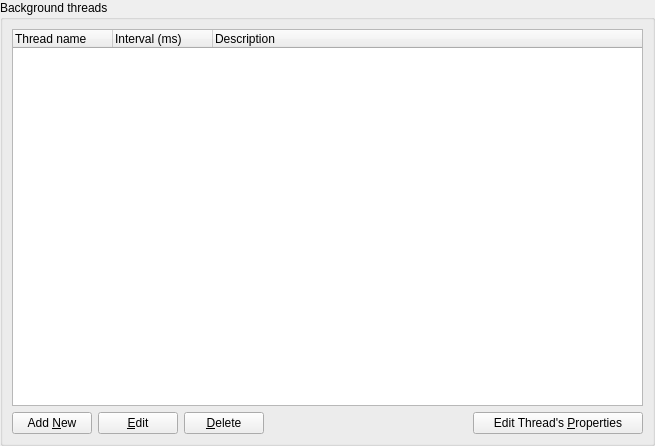
<?xml version="1.0" encoding="UTF-8"?>
<ui version="4.0">
 <class>ScriptingThreadsPage</class>
 <widget class="QWidget" name="ScriptingThreadsPage">
  <property name="geometry">
   <rect>
    <x>0</x>
    <y>0</y>
    <width>655</width>
    <height>446</height>
   </rect>
  </property>
  <property name="windowTitle">
   <string>Scripting Threads</string>
  </property>
  <layout class="QVBoxLayout" name="verticalLayout">
   <property name="spacing">
    <number>6</number>
   </property>
   <property name="leftMargin">
    <number>0</number>
   </property>
   <property name="topMargin">
    <number>0</number>
   </property>
   <property name="rightMargin">
    <number>0</number>
   </property>
   <property name="bottomMargin">
    <number>0</number>
   </property>
   <item>
    <widget class="QGroupBox" name="groupBox">
     <property name="title">
      <string>Background threads</string>
     </property>
     <layout class="QVBoxLayout" name="verticalLayout_2">
      <item>
       <widget class="QTreeWidget" name="threadsTree">
        <property name="columnCount">
         <number>3</number>
        </property>
        <column>
         <property name="text">
          <string>Thread name</string>
         </property>
        </column>
        <column>
         <property name="text">
          <string>Interval (ms)</string>
         </property>
        </column>
        <column>
         <property name="text">
          <string>Description</string>
         </property>
        </column>
       </widget>
      </item>
      <item>
       <widget class="QWidget" name="widget" native="true">
        <layout class="QHBoxLayout" name="horizontalLayout">
         <property name="spacing">
          <number>6</number>
         </property>
         <property name="leftMargin">
          <number>0</number>
         </property>
         <property name="topMargin">
          <number>0</number>
         </property>
         <property name="rightMargin">
          <number>0</number>
         </property>
         <property name="bottomMargin">
          <number>0</number>
         </property>
         <item>
          <widget class="QPushButton" name="addThreadButton">
           <property name="text">
            <string>Add &amp;New</string>
           </property>
          </widget>
         </item>
         <item>
          <widget class="QPushButton" name="editThreadButton">
           <property name="text">
            <string>&amp;Edit</string>
           </property>
          </widget>
         </item>
         <item>
          <widget class="QPushButton" name="deleteThreadButton">
           <property name="text">
            <string>&amp;Delete</string>
           </property>
          </widget>
         </item>
         <item>
          <spacer name="horizontalSpacer">
           <property name="orientation">
            <enum>Qt::Horizontal</enum>
           </property>
           <property name="sizeHint" stdset="0">
            <size>
             <width>175</width>
             <height>20</height>
            </size>
           </property>
          </spacer>
         </item>
         <item>
          <widget class="QPushButton" name="editThreadPropertiesButton">
           <property name="minimumSize">
            <size>
             <width>170</width>
             <height>0</height>
            </size>
           </property>
           <property name="text">
            <string>Edit Thread's &amp;Properties</string>
           </property>
          </widget>
         </item>
        </layout>
       </widget>
      </item>
     </layout>
    </widget>
   </item>
  </layout>
 </widget>
 <resources/>
 <connections/>
</ui>
